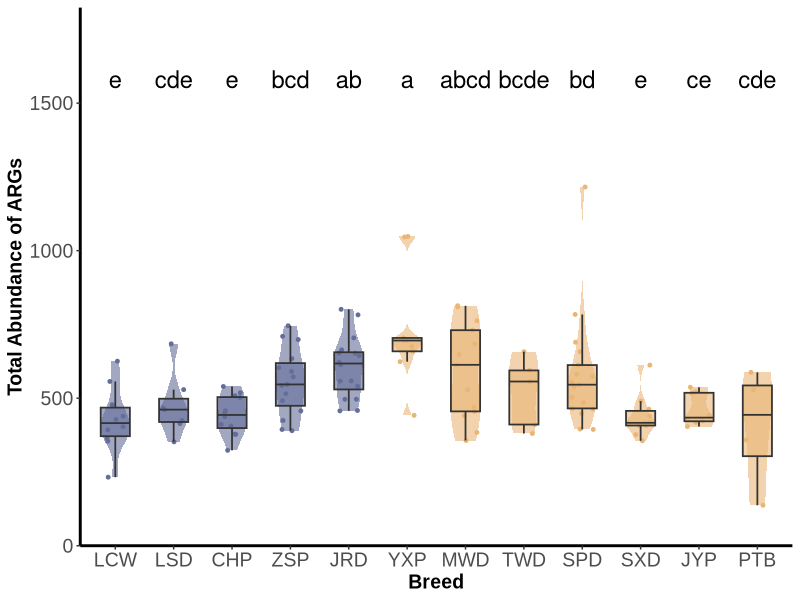

R code for this plot:
rm(list = ls())

library(ggplot2)
library(dplyr)
library(readr)
library(multcompView)

Breed_ARG_data <- read_csv("Feces_breed_abundance.csv")


comparisons <- combn(unique(Breed_ARG_data$Breed), 2, simplify = FALSE)
p_values <- sapply(comparisons, function(x) {
  wilcox.test(total_abundance ~ Breed, data = Breed_ARG_data%>% filter(Breed %in% x))$p.value
})


p_values_adj = p_values

names(p_values_adj) <- sapply(comparisons, function(x) paste(x, collapse = "-"))


letters <- multcompLetters(p_values_adj)$Letters


letter_df <- data.frame(Breed = unique(Breed_ARG_data $Breed), letter = letters)


Breed_order <- c("LCW","LSD","CHP","ZSP","JRD","YXP","MWD","TWD","SPD","SXD","JYP","PTB")


Breed_ARG_data$Breed<- factor(Breed_ARG_data$Breed, levels = Breed_order)

custom_colors <- c(
  YXP = "#eab676",
  MWD = "#eab676",
  TWD = "#eab676",
  SPD = "#eab676",
  CVD = "#c9605f",
  JRD = "#646e9a",
  PTB = "#eab676",
  ZSP = "#646e9a",
  JYP = "#eab676",
  CHP = "#646e9a",
  LAD = "#646e9a",
  LSD = "#646e9a",
  LCW = "#646e9a",
  FCS = "#646e9a",
  SXD = "#eab676",
  DYD = "#646e9a"
)


p <- ggplot(Breed_ARG_data, aes(x = Breed, y = total_abundance)) +
  geom_violin(aes(fill = Breed), color = NA, alpha = 0.6, width = 0.5, trim = TRUE, scale = "width") + 
  geom_point(aes(color = Breed, fill = Breed), show.legend = FALSE, 
             position = position_jitter(seed = 123456, width = 0.2), shape = 21, size = 1) +
  geom_boxplot(aes(fill = Breed), width = 0.5, size = 0.6, fatten = 1, alpha = 0.6, outlier.shape = NA) + 
  scale_y_continuous(
    limits = c(0, max(Breed_ARG_data$total_abundance) * 1.5), 
    expand = c(0, 0)
  ) +
  scale_fill_manual(values = custom_colors) +
  scale_color_manual(values = custom_colors) +
  labs(
    x = "Breed",
    y = "Total Abundance of ARGs"
  ) +
  geom_text(
    data = letter_df, 
    aes(
      x = Breed, 
      y = max(Breed_ARG_data$total_abundance) * 1.3, 
      label = letter
    ), 
    size = 6
  ) +
  theme(
    panel.background = element_blank(),  
    panel.grid.major = element_blank(),  
    panel.grid.minor = element_blank(),  
    axis.line.x = element_line(color = "black", size = 1), 
    axis.line.y = element_line(color = "black", size = 1),
    plot.background = element_blank(),   
    legend.position = "none",          
    axis.text.x = element_text(size = 14, family = "Arial"),  
    axis.text.y = element_text(size = 14, family = "Arial"),  
    axis.title.x = element_text(size = 14, family = "Arial", face = "bold"),
    axis.title.y = element_text(size = 14, family = "Arial", face = "bold"),
    plot.title = element_text(size = 14, family = "Arial", face = "bold", hjust = 0.5) 
  )


p
